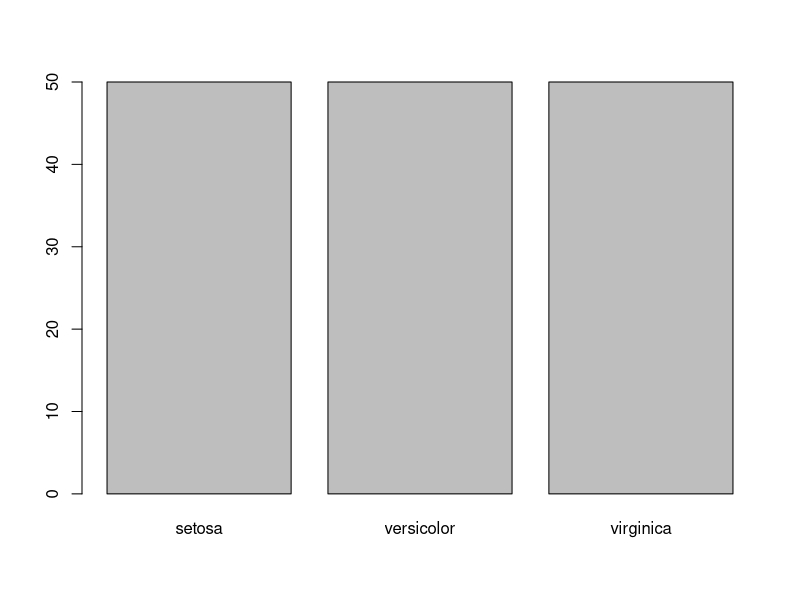
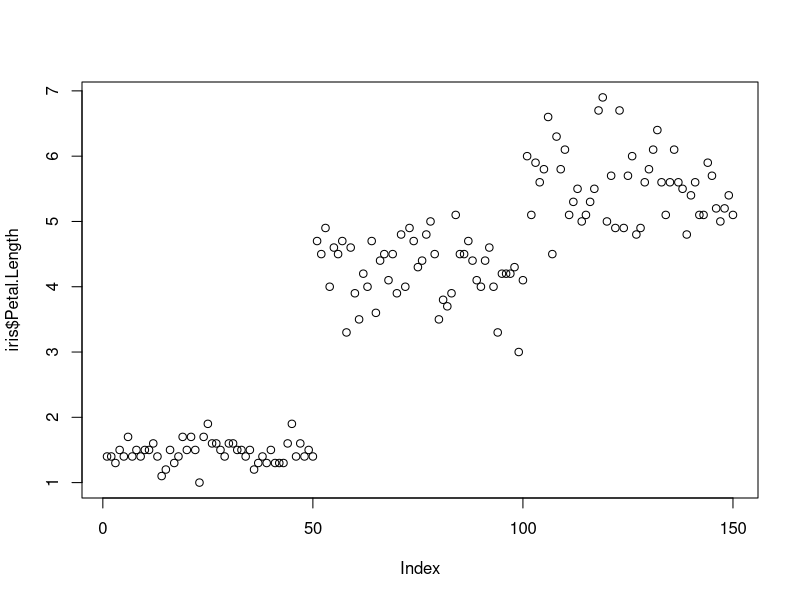
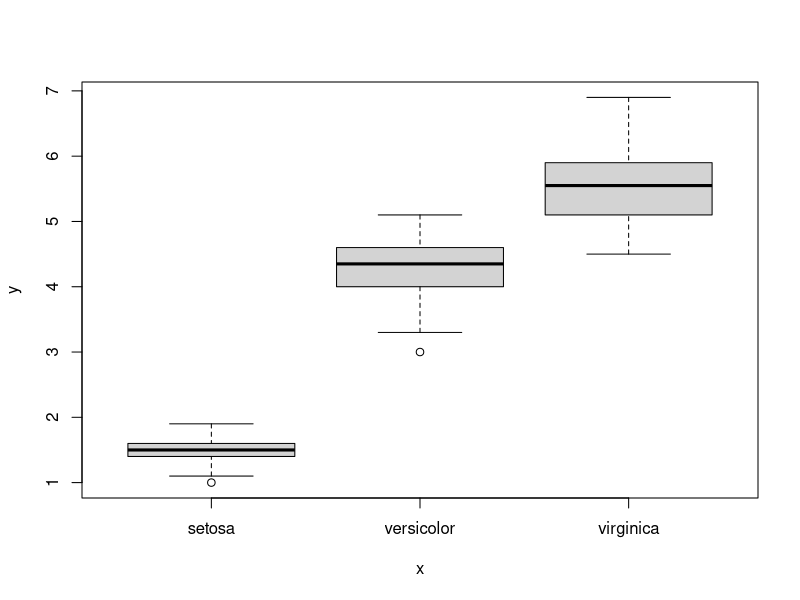
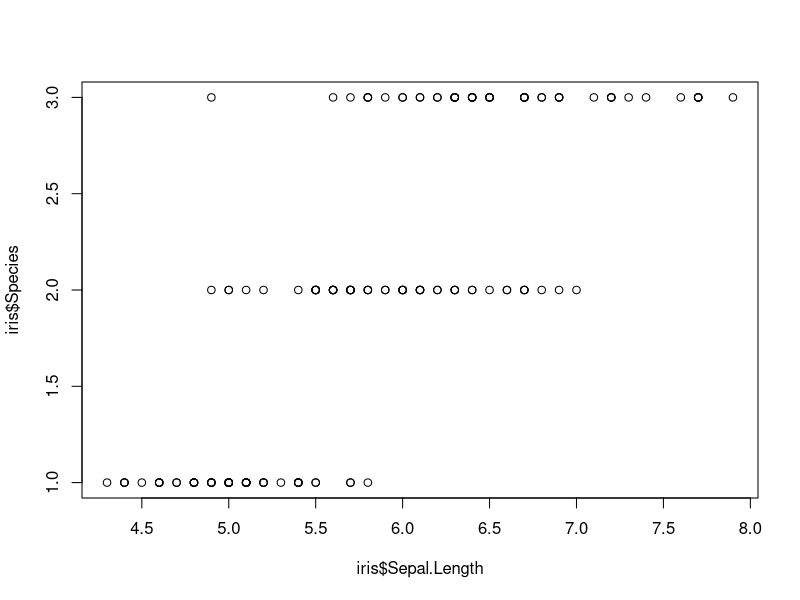
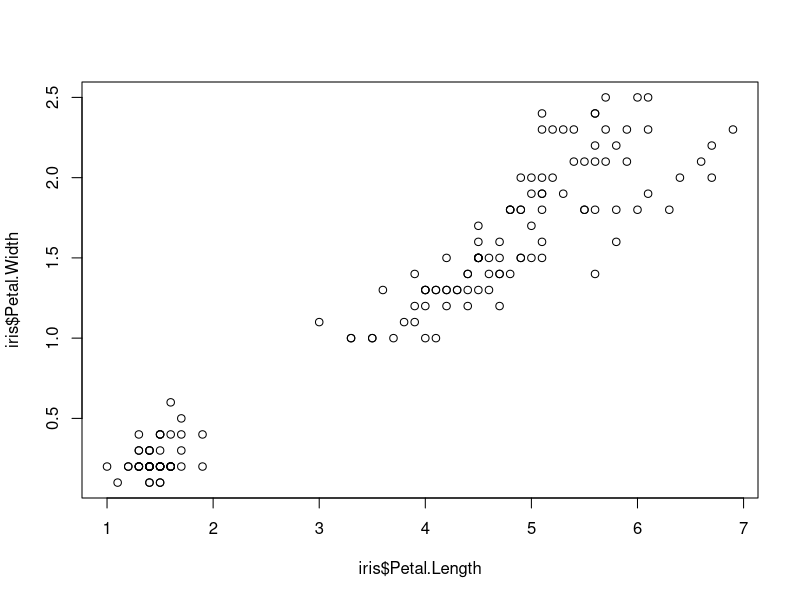
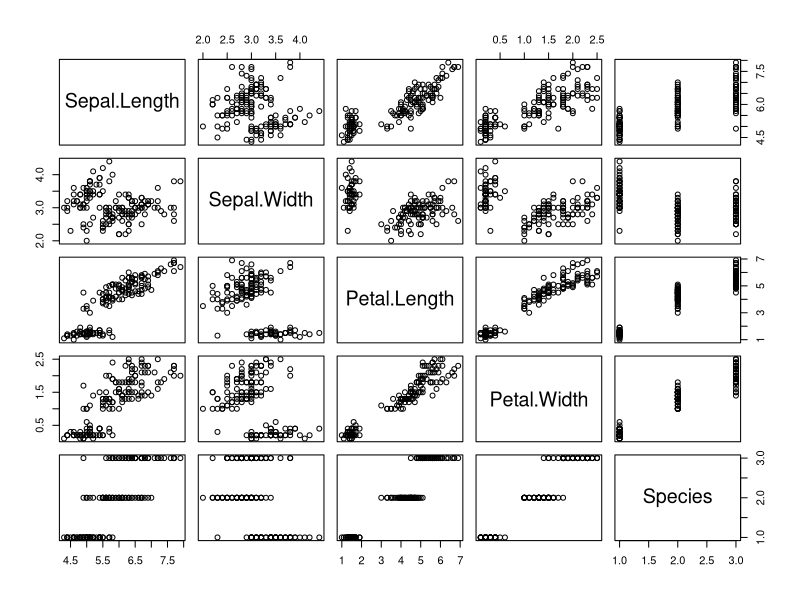
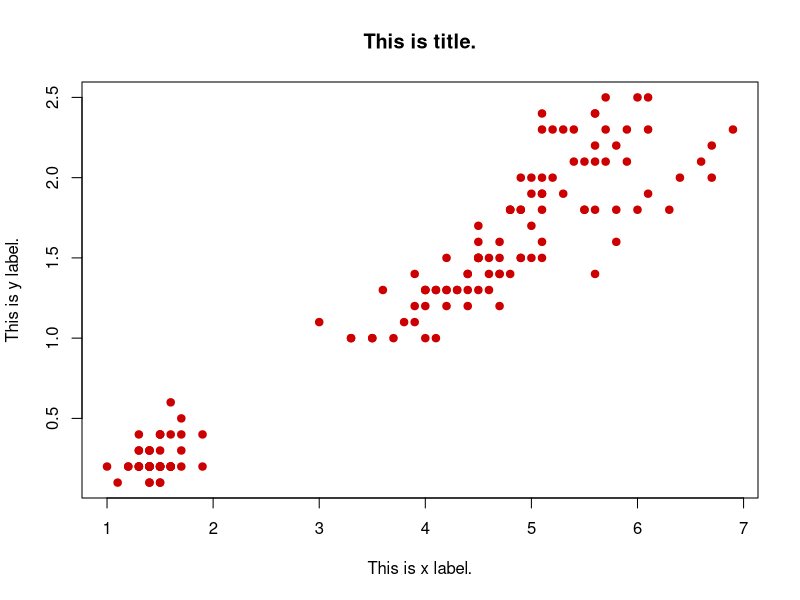
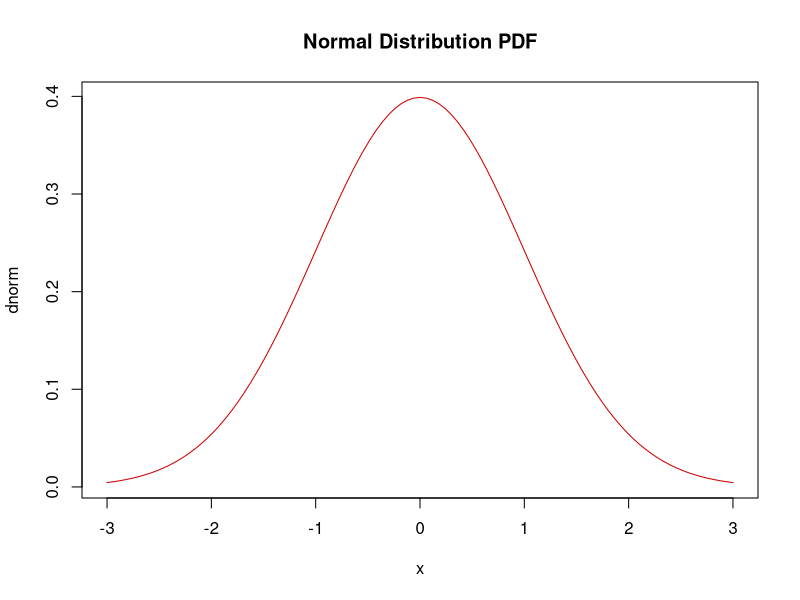

Source code (R) for these figures, in order:
### File: lesson102.R

## Part 1: plot() functions for basic graphics.
# plot() is the common 2D plot function with self-adaptive features.

# Load data
library(datasets)
head(iris)

# Get help from R documents for a function
?plot

# Plot one variable
plot(iris$Species) # Category
plot(iris$Petal.Length) # Quantitative

# Plot two variables
plot(iris$Species,iris$Petal.Length)
plot(iris$Sepal.Length,iris$Species)
plot(iris$Petal.Length,iris$Petal.Width)

# Plot entire data set
plot(iris)

# Change plot presentation
plot(iris$Petal.Length,iris$Petal.Width,
     col = "#cc0000", # red
     pch = 19, # solid circle, google "R plot pch" for more
     main = "This is title.",
     xlab = "This is x label.",
     ylab = "This is y label.")

# Plot maths
plot(dnorm,-3,3,
     col = "#cc0000",
     main = "Normal Distribution PDF"
     ) # plot density normal distribution

## Part 2. Bar charts

head(mtcars)

# Create a summary table using table()
cylinders <- table(mtcars$cyl)
# mtcars$cyl: 6 6 4 6 8 6 8 4 4 6 6 8 8 8 8 8 8 4 4 4 4 8 8 8 8 4 4 4 8 6 8 4
# table(mtcars$cyl), cylinders:
# 4  6  8 
# 11  7 14
# The "table" command automatically grouped the mtcars$cyl into 3 different categories

# bar plot the table
barplot(cylinders)
plot(cylinders) # "line" shape bar 

## Part 3. Histogram

# Simple histogram
hist(iris$Sepal.Length)

# Plot with selector
hist(iris$Petal.Width[iris$Species=="setosa"], # selector
     xlim = c(0,3), # x axis range
     breaks = 9,
     main = "Petal Width for Sentosa",
     xlab = "",
     col = "red"
     )

# Subplots
par(mfrow = c(3,1))
hist(iris$Petal.Width[iris$Species=="setosa"], # selector
     xlim = c(0,3), # x axis range
     breaks = 9,
     main = "Petal Width for Sentosa",
     xlab = "",
     col = "red"
)
hist(iris$Petal.Width[iris$Species =="versicolor"], # selector
     xlim = c(0,3), # x axis range
     breaks = 9,
     main = "Petal Width for Vercicolor",
     xlab = "",
     col = "purple"
)
hist(iris$Petal.Width[iris$Species=="virginica"], # selector
     xlim = c(0,3), # x axis range
     breaks = 9,
     main = "Petal Width for Virginica",
     xlab = "",
     col = "blue"
)

# Roll-back subplot
par(mfrow=c(1,1))

detach("package:datasets", unload = TRUE)
